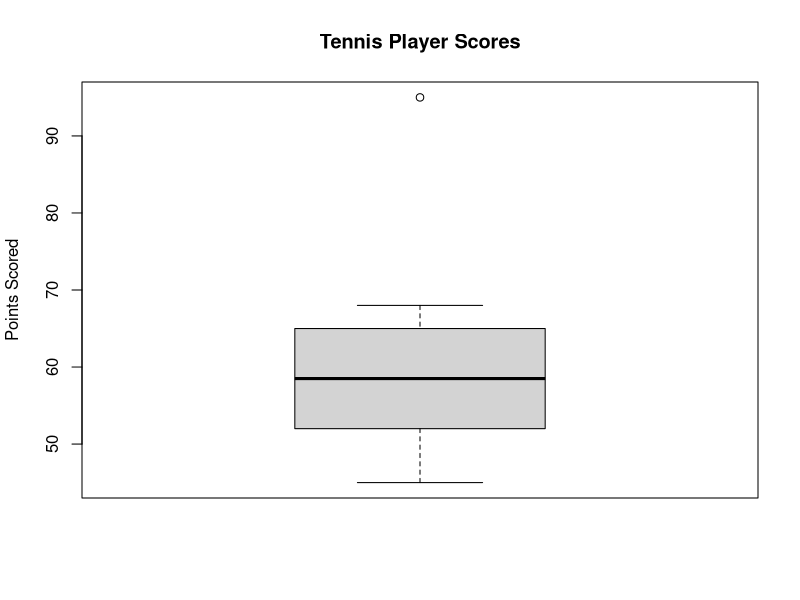

Write R code to recreate this figure.
scores <- c(45,50,52,55,57,60,62,65,68,95)

boxplot(scores,
        main = "Tennis Player Scores",
        ylab = "Points Scored")
